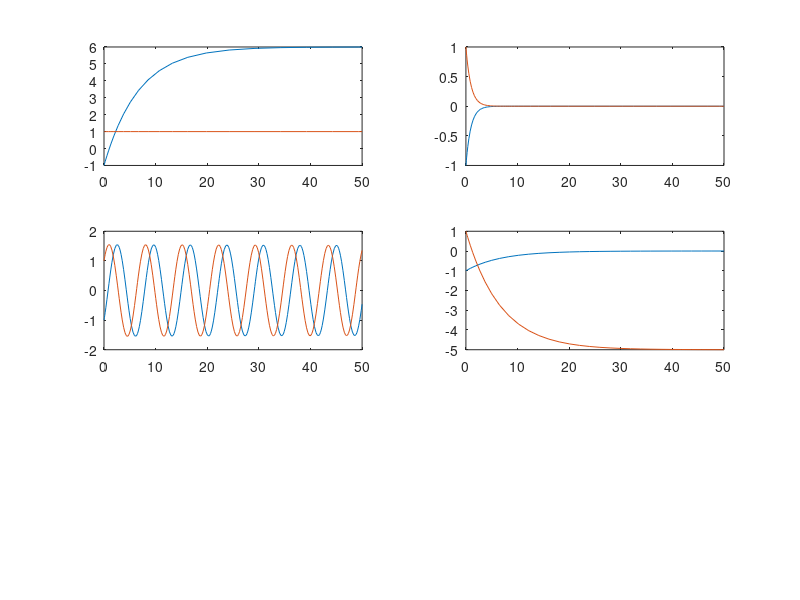
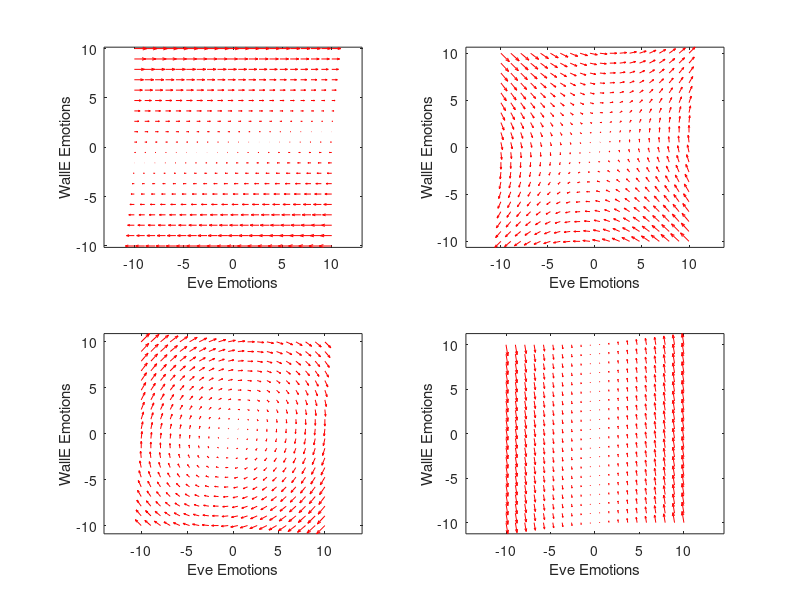

MATLAB code for these plots, in order:


% love vars
a = -0.15;
b = 0.9;
y0 = [-1;1]; % initial conditions


% love formulas
% Q1
function dy = love_1(t,y,a,b)
dW = a*y(1) + b*y(2);
dE = 0;
dy = [dW;dE];
end
% Q2
function dy = love_2(t,y,a,b)
dW = a*y(1) + b*y(2);
dE = b*y(1) + a*y(2);
dy = [dW;dE];
end
% Q3
function dy = love_3(t,y,a,b)
dW = a*y(1) + b*y(2);
dE = -b*y(1) + -a*y(2);
dy = [dW;dE];
end
% Q4
function dy = love_4(t,y,a,b)
dW = a*y(1);
dE = b*y(1);
dy = [dW;dE];
end
% Q5
function dy = love_5(t,y,a,b)
dW = a*y(1) + b*y(2);
dE = b*y(1) + a*y(2);
dy = [dW;dE];
end

plove_1 = @(t,y) [a*y(1) + b*y(2); 0];
plove_2 = @(t,y) [a*y(1) + b*y(2); b*y(1) + a*y(2)];
plove_3 = @(t,y) [a*y(1) + b*y(2); -b*y(1) + -a*y(2)];
plove_4 = @(t,y) [a*y(1); b*y(1)];
%plove_5 = @(t,y) [a*y(1) + b*y(2); b*y(1) + a*y(2)];




%% doesn't change
% contruct graph
tstart = 0;
tfinal = 50;
tspan = [tstart tfinal];
% construct formulas
[t1,y1] = ode23(@(t,y) love_1(t,y,a,b),tspan,y0);
[t2,y2] = ode23(@(t,y) love_2(t,y,a,b),tspan,y0);
[t3,y3] = ode23(@(t,y) love_3(t,y,a,b),tspan,y0);
[t4,y4] = ode23(@(t,y) love_4(t,y,a,b),tspan,y0);
%[t5,y5] = ode23(@(t,y) love_5(t,y,max(0,100-0.1*t),b),tspan,y0);

% display graph

figure
% 1
ax1 = subplot(3,2,1);
plot(ax1,t1,y1')
YLim = [-2 2];
XLabel.String = 'Time';
YLabel.String = 'Emotions';
Title.String = 'WallE & Eve''s';
%legend('WallE','Eve')
% 2
ax2 = subplot(3,2,2);
plot(ax2,t2,y2')
YLim = [-1.5 1.5];
XLabel.String = 'Time';
YLabel.String = 'Emotions';
Title.String = 'WallE & Eve''s relationship';
%legend('WallE','Eve')
% 3
ax3 = subplot(3,2,3);
plot(ax3,t3,y3')
YLim = [-1.5 1.5];
XLabel.String = 'Time';
YLabel.String = 'Emotions';
Title.String = 'WallE & Eve''s relationship';
%legend('WallE','Eve')
% 4
ax4 = subplot(3,2,4);
plot(ax4,t4,y4')
YLim = [-1.5 1.5];
XLabel.String = 'Time';
YLabel.String = 'Emotions';
Title.String = 'WallE & Eve''s relationship';
%legend('WallE','Eve')
% 5
##ax5 = subplot(3,2,5);
##plot(ax5,t5,y5')
##YLim = [-1.5 1.5];
##XLabel.String = 'Time';
##YLabel.String = 'Emotions';
##Title.String = 'WallE & Eve''s relationship';
%legend('WallE','Eve')


% portrait de phase

y1 = linspace(-10,10,20);
y2 = linspace(-10,10,20);
[uu,vv] = meshgrid(y2,y1);
init_time=0;
x11 = zeros(size(uu));
x12 = zeros(size(vv));
x21 = zeros(size(uu));
x22 = zeros(size(vv));
x31 = zeros(size(uu));
x32 = zeros(size(vv));
x41 = zeros(size(uu));
x42 = zeros(size(vv));
x51 = zeros(size(uu));
x52 = zeros(size(vv));


% calculate data for portrait phases
for i = 1:numel(uu)
    %1
    Yder1 = plove_1(init_time,[uu(i); vv(i)]);
    x11(i) = Yder1(1);
    x12(i) = Yder1(2);
    %2
    Yder2 = plove_2(init_time,[uu(i); vv(i)]);
    x21(i) = Yder2(1);
    x22(i) = Yder2(2);
    %3
    Yder3 = plove_3(init_time,[uu(i); vv(i)]);
    x31(i) = Yder3(1);
    x32(i) = Yder3(2);
    %4
    Yder4 = plove_4(init_time,[uu(i); vv(i)]);
    x41(i) = Yder4(1);
    x42(i) = Yder4(2);
    %5
    %Yder5 = plove_5(init_time,[uu(i); vv(i)]);
    %x51(i) = Yder5(1);
    %x52(i) = Yder5(2);
end


% display portrait
figure 2
gca1 = subplot(2,2,1)
gca2 = subplot(2,2,2)
gca3 = subplot(2,2,3)
gca4 = subplot(2,2,4)
%gca5 = subplot(3,2,5)

%1
quiver(gca1,uu,vv,x11,x12,'r');
xlabel('Eve Emotions');
ylabel('WallE Emotions');
axis tight equal;
%2
quiver(gca2,uu,vv,x21,x22,'r');
xlabel('Eve Emotions');
ylabel('WallE Emotions');
axis tight equal;

##hold on;
##
##function [isocline_1,isocline_2] = compute_isoclines(A,line_range)
##    isocline_1 = -(-0.15/0.9) * line_range;
##    isocline_2 = -(0.9/-0.15) * line_range;
##endfunction
##
##x1range = -10:.1:10;
##[isocline_1,isocline_2] = compute_isoclines(A,x1range);
##plot(x1range,isocline_1,"linewidth",1);
##plot(x1range,isocline_2,"linewidth",1);

%3
quiver(gca3,uu,vv,x31,x32,'r');
xlabel('Eve Emotions');
ylabel('WallE Emotions');
axis tight equal;

##hold on;
##
##function [isocline_1,isocline_2] = compute_isoclines(A,line_range)
##    isocline_1 = -(-0.15/0.9) * line_range;
##    isocline_2 = -(-0.9/0.15) * line_range;
##endfunction
##
##A = [-5 -3; 1 -1];
##x1range = -10:.1:10;
##[isocline_1,isocline_2] = compute_isoclines(A,x1range);
##plot(x1range,isocline_1,"linewidth",1);
##plot(x1range,isocline_2,"linewidth",1);
##hold off;

%4
quiver(gca4,uu,vv,x41,x42,'r');
xlabel('Eve Emotions');
ylabel('WallE Emotions');
axis tight equal;
%5
%quiver(gca5,uu,vv,x51,x52,'r');
%xlabel('Eve Emotions');
%ylabel('WallE Emotions');
%axis tight equal;


##figure 3
##giso = subplot(2,2,1)
##f = uu.^2-vv.^2;
##contour(uu,vv,f);
##hold on;
##dx = ones(size(uu));
##quiver(uu,vv,dx,f);
##axis tight;
##hold off;


%y0_1 = [2;-1]; % initial conditions
%[t,y1] = ode23(@(t,y) plove_1(t,y),tspan,y0);
%figure(gcf)
%hold on
%plot(y1(:,2),y1(:,1),'b')








